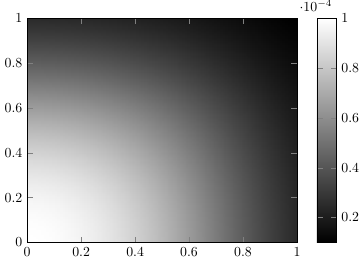

The script that saved this image:
using CSV, DataFrames
using MultivariateStats
using MomentOpt, MosekTools
using DynamicPolynomials
using LinearAlgebra
using PGFPlots

D = CSV.read("vehicle_tracks_000.csv", DataFrame) |>
    (d -> d[:,["x","y","vx","vy"]]) |>
    (d -> d .- [1000 1000 0 0]) |>
    (d -> d ./ 20) |>
    (d -> filter(e -> 0 <= e["x"] <= 1, d)) |>
    (d -> filter(e -> 0 <= e["y"] <= 1, d))

@polyvar x[1:4]
ρ0 = DiracMeasure(x,[0.5,0.0,0.0,0.0])
ρT = DiracMeasure(x,[0.0,0.6,0.0,0.0])
M = sum(DiracMeasure(x,collect(s)) for s in eachrow(D)) * (1/size(D,1))

d = 3
ϕ = monomials(x[1:2],0:2d)
K = let Σ = Symmetric(integrate.(ϕ*ϕ',M))
    iΣ = inv(Σ+1e-4I)
    cholesky(iΣ).U
end
Φ(s) = let v = [e(s) for e in ϕ]
    K*v
end
Q(x,y) = Φ(x)'*Φ(y)
Λ = ϕ'*K'*K*ϕ

F = fit(KernelPCA, Float64.(stack(eachrow(D[1:200,1:2]))), kernel=Q)
DΦ = stack(Φ.(collect.(eachrow(D[1:200,1:2]))))
U = DΦ*eigvecs(F)
UC = nullspace(U')

m = GMPModel(Mosek.Optimizer)
@variable m ρ Meas(x,support=@set(x'x<=10))
@objective m Min Mom(Λ,ρ)
@constraint m U' *Mom.(differentiate(ϕ,x[1:2])*x[3:4],ρ) .== U'*(integrate.(ϕ,ρT) - integrate.(ϕ,ρ0))
@constraint m UC'*Mom.(ϕ,ρ) .== 0
optimize!(m)

q = let v = monomials(x[1:2],0:d)
    Σ = integrate.(v*v',ρ)
    v'*inv(Σ+1e-4I)*v
end
save("merge-cd.pdf", Plots.Image((x...)->1/q(x),(0,1),(0,1)))
